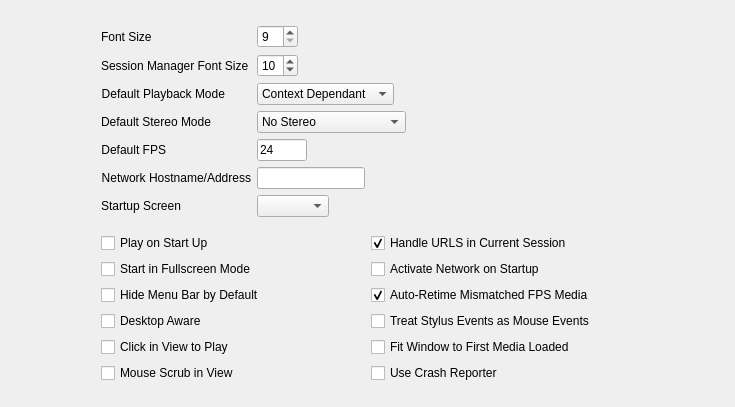
     <widget class="QWidget" name="generalTab">
      <attribute name="title">
       <string>General</string>
      </attribute>
      <layout class="QHBoxLayout" name="horizontalLayout_21">
       <property name="topMargin">
        <number>25</number>
       </property>
       <item>
        <spacer name="horizontalSpacer_34">
         <property name="orientation">
          <enum>Qt::Horizontal</enum>
         </property>
         <property name="sizeType">
          <enum>QSizePolicy::MinimumExpanding</enum>
         </property>
         <property name="sizeHint" stdset="0">
          <size>
           <width>90</width>
           <height>17</height>
          </size>
         </property>
        </spacer>
       </item>
       <item>
        <layout class="QVBoxLayout" name="verticalLayout_8">
         <item>
          <layout class="QFormLayout" name="formLayout_9">
           <property name="fieldGrowthPolicy">
            <enum>QFormLayout::FieldsStayAtSizeHint</enum>
           </property>
           <item row="0" column="0">
            <widget class="QLabel" name="label_20">
             <property name="text">
              <string>Font Size</string>
             </property>
            </widget>
           </item>
           <item row="0" column="1">
            <widget class="QSpinBox" name="fontSizeSpinBox">
             <property name="minimum">
              <number>9</number>
             </property>
             <property name="value">
              <number>9</number>
             </property>
            </widget>
           </item>
           <item row="1" column="0">
            <widget class="QLabel" name="label_21">
             <property name="text">
              <string>Session Manager Font Size</string>
             </property>
            </widget>
           </item>
           <item row="1" column="1">
            <widget class="QSpinBox" name="fontSize2SpinBox">
             <property name="minimum">
              <number>5</number>
             </property>
             <property name="value">
              <number>10</number>
             </property>
            </widget>
           </item>
           <item row="2" column="0">
            <widget class="QLabel" name="label_29">
             <property name="text">
              <string>Default Playback Mode</string>
             </property>
             <property name="alignment">
              <set>Qt::AlignRight|Qt::AlignTrailing|Qt::AlignVCenter</set>
             </property>
            </widget>
           </item>
           <item row="2" column="1">
            <layout class="QHBoxLayout" name="horizontalLayout_23">
             <item>
              <widget class="QComboBox" name="playbackModeCombo">
               <item>
                <property name="text">
                 <string>Context Dependant</string>
                </property>
               </item>
               <item>
                <property name="text">
                 <string>Play All Frames</string>
                </property>
               </item>
               <item>
                <property name="text">
                 <string>Realtime</string>
                </property>
               </item>
              </widget>
             </item>
             <item>
              <spacer name="horizontalSpacer_23">
               <property name="orientation">
                <enum>Qt::Horizontal</enum>
               </property>
               <property name="sizeHint" stdset="0">
                <size>
                 <width>40</width>
                 <height>20</height>
                </size>
               </property>
              </spacer>
             </item>
            </layout>
           </item>
           <item row="3" column="0">
            <widget class="QLabel" name="label_33">
             <property name="text">
              <string>Default Stereo Mode</string>
             </property>
             <property name="alignment">
              <set>Qt::AlignRight|Qt::AlignTrailing|Qt::AlignVCenter</set>
             </property>
            </widget>
           </item>
           <item row="3" column="1">
            <layout class="QHBoxLayout" name="horizontalLayout_24">
             <item>
              <widget class="QComboBox" name="stereoModeCombo">
               <item>
                <property name="text">
                 <string>No Stereo</string>
                </property>
               </item>
               <item>
                <property name="text">
                 <string>Anaglyph</string>
                </property>
               </item>
               <item>
                <property name="text">
                 <string>Side-by-Side</string>
                </property>
               </item>
               <item>
                <property name="text">
                 <string>Side-by-Side Mirrored</string>
                </property>
               </item>
               <item>
                <property name="text">
                 <string>Left Only</string>
                </property>
               </item>
               <item>
                <property name="text">
                 <string>Right Only</string>
                </property>
               </item>
               <item>
                <property name="text">
                 <string>DLP Stereo</string>
                </property>
               </item>
               <item>
                <property name="text">
                 <string>LCD Scanline</string>
                </property>
               </item>
               <item>
                <property name="text">
                 <string>OpenGL Hardware</string>
                </property>
               </item>
              </widget>
             </item>
             <item>
              <spacer name="horizontalSpacer_24">
               <property name="orientation">
                <enum>Qt::Horizontal</enum>
               </property>
               <property name="sizeHint" stdset="0">
                <size>
                 <width>40</width>
                 <height>20</height>
                </size>
               </property>
              </spacer>
             </item>
            </layout>
           </item>
           <item row="4" column="0">
            <widget class="QLabel" name="label_47">
             <property name="text">
              <string>Default FPS</string>
             </property>
             <property name="alignment">
              <set>Qt::AlignRight|Qt::AlignTrailing|Qt::AlignVCenter</set>
             </property>
            </widget>
           </item>
           <item row="4" column="1">
            <layout class="QHBoxLayout" name="horizontalLayout_25">
             <item>
              <widget class="QLineEdit" name="fpsEdit">
               <property name="maximumSize">
                <size>
                 <width>50</width>
                 <height>16777215</height>
                </size>
               </property>
               <property name="text">
                <string>24</string>
               </property>
              </widget>
             </item>
             <item>
              <spacer name="horizontalSpacer_25">
               <property name="orientation">
                <enum>Qt::Horizontal</enum>
               </property>
               <property name="sizeHint" stdset="0">
                <size>
                 <width>40</width>
                 <height>20</height>
                </size>
               </property>
              </spacer>
             </item>
            </layout>
           </item>
           <item row="5" column="0">
            <widget class="QLabel" name="label_62">
             <property name="text">
              <string>Network Hostname/Address</string>
             </property>
             <property name="alignment">
              <set>Qt::AlignRight|Qt::AlignTrailing|Qt::AlignVCenter</set>
             </property>
            </widget>
           </item>
           <item row="5" column="1">
            <layout class="QHBoxLayout" name="horizontalLayout_26">
             <item>
              <widget class="QLineEdit" name="networkHostEdit">
               <property name="text">
                <string/>
               </property>
              </widget>
             </item>
             <item>
              <spacer name="horizontalSpacer_26">
               <property name="orientation">
                <enum>Qt::Horizontal</enum>
               </property>
               <property name="sizeHint" stdset="0">
                <size>
                 <width>40</width>
                 <height>20</height>
                </size>
               </property>
              </spacer>
             </item>
            </layout>
           </item>
           <item row="6" column="0">
            <widget class="QLabel" name="label_68">
             <property name="text">
              <string>Startup Screen</string>
             </property>
             <property name="alignment">
              <set>Qt::AlignRight|Qt::AlignTrailing|Qt::AlignVCenter</set>
             </property>
            </widget>
           </item>
           <item row="6" column="1">
            <layout class="QHBoxLayout" name="horizontalLayout_37">
             <item>
              <widget class="QComboBox" name="startupScreenCombo"/>
             </item>
             <item>
              <spacer name="horizontalSpacer_43">
               <property name="orientation">
                <enum>Qt::Horizontal</enum>
               </property>
               <property name="sizeHint" stdset="0">
                <size>
                 <width>40</width>
                 <height>20</height>
                </size>
               </property>
              </spacer>
             </item>
            </layout>
           </item>
          </layout>
         </item>
         <item>
          <spacer name="verticalSpacer_5">
           <property name="orientation">
            <enum>Qt::Vertical</enum>
           </property>
           <property name="sizeType">
            <enum>QSizePolicy::Fixed</enum>
           </property>
           <property name="sizeHint" stdset="0">
            <size>
             <width>20</width>
             <height>10</height>
            </size>
           </property>
          </spacer>
         </item>
         <item>
          <layout class="QGridLayout" name="gridLayout">
           <item row="0" column="0">
            <widget class="QCheckBox" name="playOnStartupToggle">
             <property name="text">
              <string>Play on Start Up</string>
             </property>
            </widget>
           </item>
           <item row="0" column="1">
            <widget class="QCheckBox" name="reuseSessionToggle">
             <property name="text">
              <string>Handle URLS in Current Session</string>
             </property>
             <property name="checked">
              <bool>true</bool>
             </property>
            </widget>
           </item>
           <item row="1" column="0">
            <widget class="QCheckBox" name="fullscreenOnStartupToggle">
             <property name="text">
              <string>Start in Fullscreen Mode</string>
             </property>
            </widget>
           </item>
           <item row="1" column="1">
            <widget class="QCheckBox" name="networkToggle">
             <property name="text">
              <string>Activate Network on Startup</string>
             </property>
            </widget>
           </item>
           <item row="2" column="0">
            <widget class="QCheckBox" name="noMenuBarToggle">
             <property name="text">
              <string>Hide Menu Bar by Default</string>
             </property>
            </widget>
           </item>
           <item row="2" column="1">
            <widget class="QCheckBox" name="autoRetimeToggle">
             <property name="text">
              <string>Auto-Retime Mismatched FPS Media</string>
             </property>
             <property name="checked">
              <bool>true</bool>
             </property>
            </widget>
           </item>
           <item row="3" column="0">
            <widget class="QCheckBox" name="desktopAwareToggle">
             <property name="text">
              <string>Desktop Aware</string>
             </property>
            </widget>
           </item>
           <item row="3" column="1">
            <widget class="QCheckBox" name="stylusAsMouseToggle">
             <property name="text">
              <string>Treat Stylus Events as Mouse Events</string>
             </property>
            </widget>
           </item>
           <item row="4" column="0">
            <widget class="QCheckBox" name="clickToPlayEnableToggle">
             <property name="text">
              <string>Click in View to Play</string>
             </property>
            </widget>
           </item>
           <item row="4" column="1">
            <widget class="QCheckBox" name="startupResizeToggle">
             <property name="text">
              <string>Fit Window to First Media Loaded</string>
             </property>
            </widget>
           </item>
           <item row="5" column="0">
            <widget class="QCheckBox" name="scrubEnableToggle">
             <property name="text">
              <string>Mouse Scrub in View</string>
             </property>
            </widget>
           </item>
           <item row="5" column="1">
            <widget class="QCheckBox" name="useCrashReporterToggle">
             <property name="text">
              <string>Use Crash Reporter</string>
             </property>
            </widget>
           </item>
          </layout>
         </item>
         <item>
          <spacer name="verticalSpacer_4">
           <property name="orientation">
            <enum>Qt::Vertical</enum>
           </property>
           <property name="sizeHint" stdset="0">
            <size>
             <width>533</width>
             <height>13</height>
            </size>
           </property>
          </spacer>
         </item>
        </layout>
       </item>
       <item>
        <spacer name="horizontalSpacer_35">
         <property name="orientation">
          <enum>Qt::Horizontal</enum>
         </property>
         <property name="sizeType">
          <enum>QSizePolicy::MinimumExpanding</enum>
         </property>
         <property name="sizeHint" stdset="0">
          <size>
           <width>90</width>
           <height>17</height>
          </size>
         </property>
        </spacer>
       </item>
      </layout>
     </widget>
